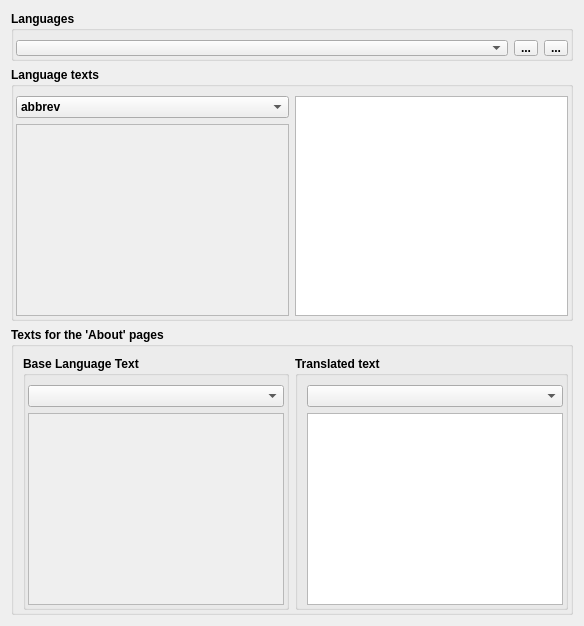
      <widget class="QWidget" name="tabTranslations">
       <attribute name="title">
        <string>Translations</string>
       </attribute>
       <layout class="QVBoxLayout" name="verticalLayout_2" stretch="0,0,1">
        <item>
         <widget class="QGroupBox" name="gbLanguage">
          <property name="sizePolicy">
           <sizepolicy hsizetype="Preferred" vsizetype="Minimum">
            <horstretch>0</horstretch>
            <verstretch>0</verstretch>
           </sizepolicy>
          </property>
          <property name="maximumSize">
           <size>
            <width>16777215</width>
            <height>50</height>
           </size>
          </property>
          <property name="font">
           <font>
            <family>Arial</family>
            <weight>75</weight>
            <bold>true</bold>
           </font>
          </property>
          <property name="title">
           <string>Languages</string>
          </property>
          <layout class="QHBoxLayout" name="horizontalLayout_21">
           <property name="leftMargin">
            <number>2</number>
           </property>
           <property name="topMargin">
            <number>9</number>
           </property>
           <property name="rightMargin">
            <number>2</number>
           </property>
           <property name="bottomMargin">
            <number>2</number>
           </property>
           <item>
            <widget class="QComboBox" name="cbDefineLanguge"/>
           </item>
           <item>
            <widget class="QToolButton" name="btnAddLanguage">
             <property name="text">
              <string>...</string>
             </property>
            </widget>
           </item>
           <item>
            <widget class="QToolButton" name="btnRemoveLanguage">
             <property name="text">
              <string>...</string>
             </property>
            </widget>
           </item>
          </layout>
         </widget>
        </item>
        <item>
         <widget class="QGroupBox" name="gbLanguageTexts">
          <property name="sizePolicy">
           <sizepolicy hsizetype="Expanding" vsizetype="Expanding">
            <horstretch>0</horstretch>
            <verstretch>0</verstretch>
           </sizepolicy>
          </property>
          <property name="font">
           <font>
            <family>Arial</family>
            <weight>75</weight>
            <bold>true</bold>
           </font>
          </property>
          <property name="title">
           <string>Language texts</string>
          </property>
          <layout class="QGridLayout" name="gridLayout_23">
           <property name="leftMargin">
            <number>2</number>
           </property>
           <property name="rightMargin">
            <number>2</number>
           </property>
           <property name="bottomMargin">
            <number>2</number>
           </property>
           <item row="0" column="0">
            <widget class="QComboBox" name="cbLanguageTextDef">
             <item>
              <property name="text">
               <string>abbrev</string>
              </property>
             </item>
             <item>
              <property name="text">
               <string>albums</string>
              </property>
             </item>
             <item>
              <property name="text">
               <string>countOfImages</string>
              </property>
             </item>
             <item>
              <property name="text">
               <string>countryCode</string>
              </property>
             </item>
             <item>
              <property name="text">
               <string>coupleCaptions</string>
              </property>
             </item>
             <item>
              <property name="text">
               <string>falconG</string>
              </property>
             </item>
             <item>
              <property name="text">
               <string>icons</string>
              </property>
             </item>
             <item>
              <property name="text">
               <string>images</string>
              </property>
             </item>
             <item>
              <property name="text">
               <string>language</string>
              </property>
             </item>
             <item>
              <property name="text">
               <string>latestDesc</string>
              </property>
             </item>
             <item>
              <property name="text">
               <string>latestTitle</string>
              </property>
             </item>
             <item>
              <property name="text">
               <string>names</string>
              </property>
             </item>
             <item>
              <property name="text">
               <string>share</string>
              </property>
             </item>
             <item>
              <property name="text">
               <string>showDescriptions</string>
              </property>
             </item>
             <item>
              <property name="text">
               <string>toAboutPage</string>
              </property>
             </item>
             <item>
              <property name="text">
               <string>toAlbums</string>
              </property>
             </item>
             <item>
              <property name="text">
               <string>toContact</string>
              </property>
             </item>
             <item>
              <property name="text">
               <string>toHomePage</string>
              </property>
             </item>
             <item>
              <property name="text">
               <string>toTop</string>
              </property>
             </item>
             <item>
              <property name="text">
               <string>upOneLevel</string>
              </property>
             </item>
             <item>
              <property name="text">
               <string>videos</string>
              </property>
             </item>
            </widget>
           </item>
           <item row="1" column="0">
            <widget class="QTextEdit" name="edtLanguageTextdefinition">
             <property name="enabled">
              <bool>false</bool>
             </property>
            </widget>
           </item>
           <item row="0" column="1" rowspan="2">
            <widget class="QTextEdit" name="edtLanguageTextText"/>
           </item>
          </layout>
         </widget>
        </item>
        <item>
         <widget class="QGroupBox" name="gbAbout">
          <property name="font">
           <font>
            <family>Arial</family>
            <weight>75</weight>
            <bold>true</bold>
           </font>
          </property>
          <property name="title">
           <string>Texts for the 'About' pages</string>
          </property>
          <layout class="QHBoxLayout" name="horizontalLayout_22">
           <property name="rightMargin">
            <number>2</number>
           </property>
           <property name="bottomMargin">
            <number>2</number>
           </property>
           <item>
            <widget class="QGroupBox" name="gbAboutBase">
             <property name="sizePolicy">
              <sizepolicy hsizetype="Expanding" vsizetype="Expanding">
               <horstretch>0</horstretch>
               <verstretch>0</verstretch>
              </sizepolicy>
             </property>
             <property name="title">
              <string>Base Language Text</string>
             </property>
             <layout class="QVBoxLayout" name="verticalLayout_20">
              <property name="leftMargin">
               <number>2</number>
              </property>
              <property name="rightMargin">
               <number>2</number>
              </property>
              <property name="bottomMargin">
               <number>2</number>
              </property>
              <item>
               <widget class="QComboBox" name="cbBaseAboutLanguage">
                <property name="sizePolicy">
                 <sizepolicy hsizetype="Expanding" vsizetype="Fixed">
                  <horstretch>0</horstretch>
                  <verstretch>0</verstretch>
                 </sizepolicy>
                </property>
               </widget>
              </item>
              <item>
               <widget class="QTextEdit" name="textEdit_2">
                <property name="enabled">
                 <bool>false</bool>
                </property>
               </widget>
              </item>
             </layout>
            </widget>
           </item>
           <item>
            <widget class="QGroupBox" name="gbAboutTranslated">
             <property name="sizePolicy">
              <sizepolicy hsizetype="Expanding" vsizetype="Expanding">
               <horstretch>0</horstretch>
               <verstretch>0</verstretch>
              </sizepolicy>
             </property>
             <property name="title">
              <string>Translated text</string>
             </property>
             <layout class="QVBoxLayout" name="verticalLayout_17">
              <property name="rightMargin">
               <number>2</number>
              </property>
              <property name="bottomMargin">
               <number>2</number>
              </property>
              <item>
               <widget class="QComboBox" name="cbTranslatedAboutLanguage">
                <property name="sizePolicy">
                 <sizepolicy hsizetype="Expanding" vsizetype="Fixed">
                  <horstretch>0</horstretch>
                  <verstretch>0</verstretch>
                 </sizepolicy>
                </property>
               </widget>
              </item>
              <item>
               <widget class="TextEditor" name="edtAboutText"/>
              </item>
             </layout>
            </widget>
           </item>
          </layout>
         </widget>
        </item>
       </layout>
      </widget>
